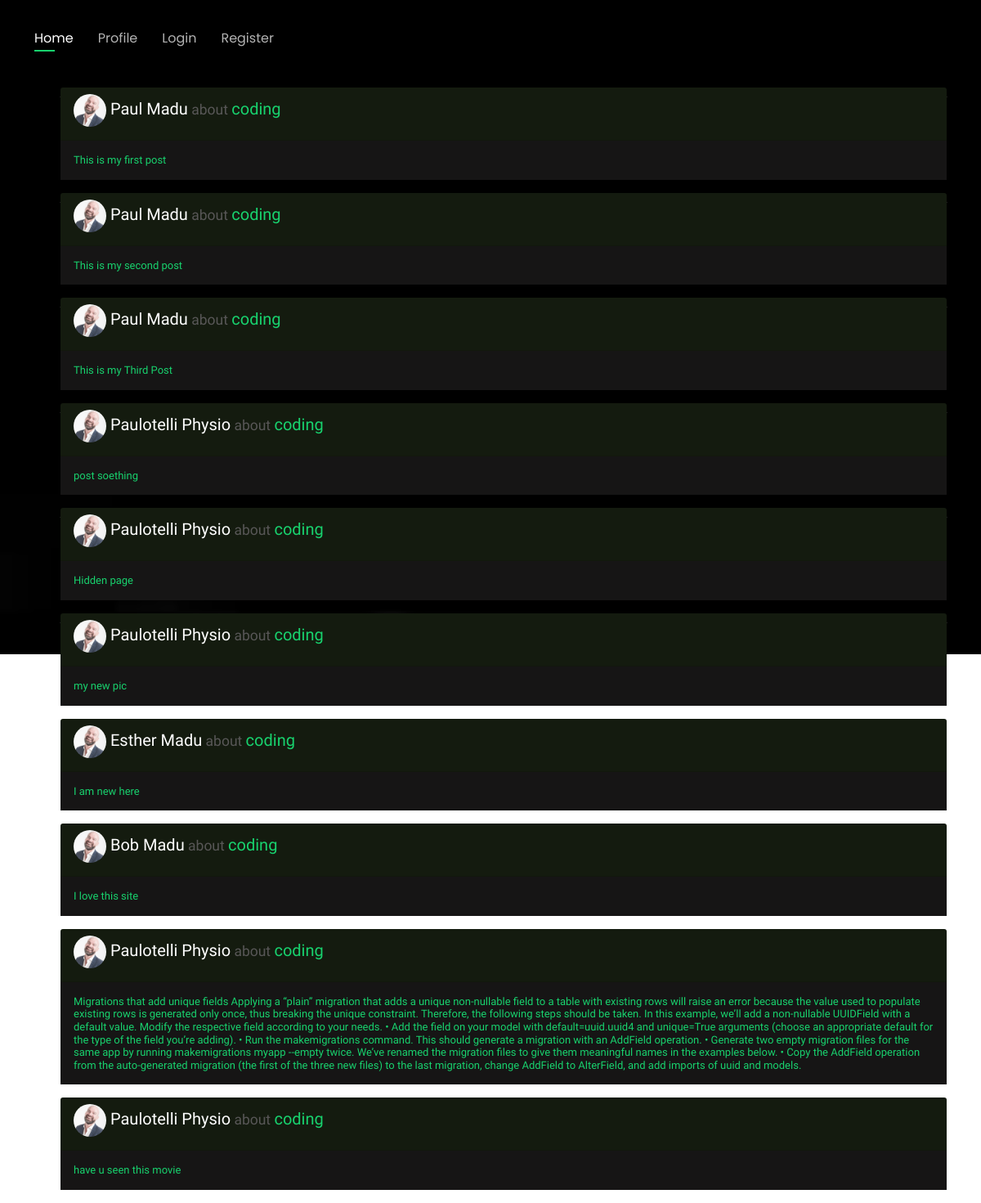
/category/coding/, run on the app's committed database.
### theblog/models.py (models this page shows, shortened)
class BlogPost(models.Model):
    auth_user = models.ForeignKey(
        User,
        on_delete=models.CASCADE
    )
    category = models.CharField(max_length=255, default = 'coding')
    body=models.TextField()
    post_date = models.DateTimeField(auto_now_add=True)
    likes = models.ManyToManyField(User, related_name = 'blog_posts')
    image = models.ImageField(null = True, blank = True, upload_to = 'images')

### theblog/views.py (the view)
# urls.py: path('category/<str:cats>/', CategoryView, name='category'),
def CategoryView(request, cats):
    category_posts = BlogPost.objects.filter(category = cats.replace('-', ' '))
    return render(request, 'category.html', {'cats':cats.title().replace('-', ' '), 'category_posts': category_posts })

### theblog/templates/category.html (shortened to what this page needs)
{% extends 'base.html' %}
{% load static %}
{% block content %}
<header class="header" style="position:-ms-page;">
    <div class="">
      <nav id="navbar" class="navbar">
        <ul>
          <li><a class="nav-link active" href="{% url 'home' %}">Home</a></li>
          <li><a class="nav-link " href="{% url 'profile-detail' user.profile.id %}">Profile</a></li>
          {% if user.is_authenticated %}
          <li><a class="nav-link" href="{% url 'add_post' %}">Add Post</a></li>
           <li><a class="nav-link" href="{% url 'logout' %}">Logout</a></li>
          {% else %}
          <li><a class="nav-link" href="{% url 'login' %}">Login</a></li>
          <li><a class="nav-link" href="{% url 'register' %}">Register</a></li>
          {% endif %}
        </ul>
      </nav>
      <br>
      <br>
    </div>
</header>
{% if category_posts %}
<div class="col-md-14 form-group mt-3 mt-md-0">
{% for blogpost in category_posts %}
<ul>
        <div class="card" style="border-color: #18d26e;border-style: hidden;border-radius: 10%;">
          <div class="card-header" style="background-color: rgb(20, 27, 15);">
            <h5><img src="{% static 'assets/img/testimonials/testimonials-1.jpg' %}" style="border-radius: 50%;" height="40" width="40"> {{blogpost.auth_user.first_name }} {{blogpost.auth_user.last_name }}<small><a style="color: rgb(88, 87, 87);"> about </a></small><a href="{% url 'category' blogpost.category|slugify %}">{{blogpost.category}}</a></h5>
            </div>
            <a href="{% url 'article-detail' blogpost.pk %}">
            <div class="card-body" style="background-color: rgb(22, 21, 21);">
              <h1 class="card-text" style="font-size: small;">{{ blogpost.body }}</h1></a>
          </div></a>
          </div>
</ul>
{% endfor %}
{% else %}
<h1>This page does not exist
</h1>
{% endif %}
{% endblock %}

### static/assets/css/style.css (style rules this page uses)
body { font-family: "Open Sans", sans-serif; background-color: #040404; color: #fff; position: relative; background: transparent; }
body::before { content: ""; position: fixed; background: #040404 url("../img/bg.jpg") top right no-repeat; background-size: cover; left: 0; right: 0; top: 0; height: 100vh; z-index: -1; }
@media (min-width: 1024px) { body::before { background-attachment: fixed; } }
a { color: #18d26e; text-decoration: none; }
h1, h2, h3, h4, h5, h6 { font-family: "Raleway", sans-serif; }
.navbar { padding: 0; margin-top: 35px; }
.navbar ul { margin: 0; padding: 0; display: flex; list-style: none; align-items: center; }
.navbar li { position: relative; }
.navbar li + li { margin-left: 30px; }
.navbar a, .navbar a:focus { display: flex; align-items: center; justify-content: space-between; padding: 0; font-family: "Poppins", sans-serif; font-size: 16px; font-weight: 400; color: rgba(255, 255, 255, 0.7); white-space: nowrap; transition: 0.3s; }
.navbar a:before { content: ""; position: absolute; width: 0; height: 2px; bottom: -4px; left: 0; background-color: #18d26e; visibility: hidden; width: 0px; transition: all 0.3s ease-in-out 0s; }
.navbar a:hover:before, .navbar li:hover > a:before, .navbar .active:before { visibility: visible; width: 25px; }
.navbar a:hover, .navbar .active, .navbar .active:focus, .navbar li:hover > a { color: #fff; }

### data on the page
BlogPost: auth_user.first_name "Paul", auth_user.last_name "Madu", category "coding", body "This is my first post"
BlogPost: auth_user.first_name "Paul", auth_user.last_name "Madu", category "coding", body "This is my second post"
BlogPost: auth_user.first_name "Paul", auth_user.last_name "Madu", category "coding", body "This is my Third Post"
BlogPost: auth_user.first_name "Paulotelli", auth_user.last_name "Physio", category "coding", body "post soething"
BlogPost: auth_user.first_name "Paulotelli", auth_user.last_name "Physio", category "coding", body "Hidden page"
BlogPost: auth_user.first_name "Paulotelli", auth_user.last_name "Physio", category "coding", body "my new pic"
BlogPost: auth_user.first_name "Esther", auth_user.last_name "Madu", category "coding", body "I am new here"
BlogPost: auth_user.first_name "Bob", auth_user.last_name "Madu", category "coding", body "I love this site"
BlogPost: auth_user.first_name "Paulotelli", auth_user.last_name "Physio", category "coding", body "Migrations that add unique fields Applying a “plain” migration that adds a unique non-nullable field to a table with existing rows will raise an error because the value used to populate existing rows is generated only once, thus breaking the unique constraint. Therefore, the following steps should be taken. In this example, we’ll add a non-nullable UUIDField with a default value. Modify the respective field according to your needs. • Add the field on your model with default=uuid.uuid4 and unique=True arguments (choose an appropriate default for the type of the field you’re adding). • Run the makemigrations command. This should generate a migration with an AddField operation. • Generate two…"
BlogPost: auth_user.first_name "Paulotelli", auth_user.last_name "Physio", category "coding", body "have u seen this movie"
